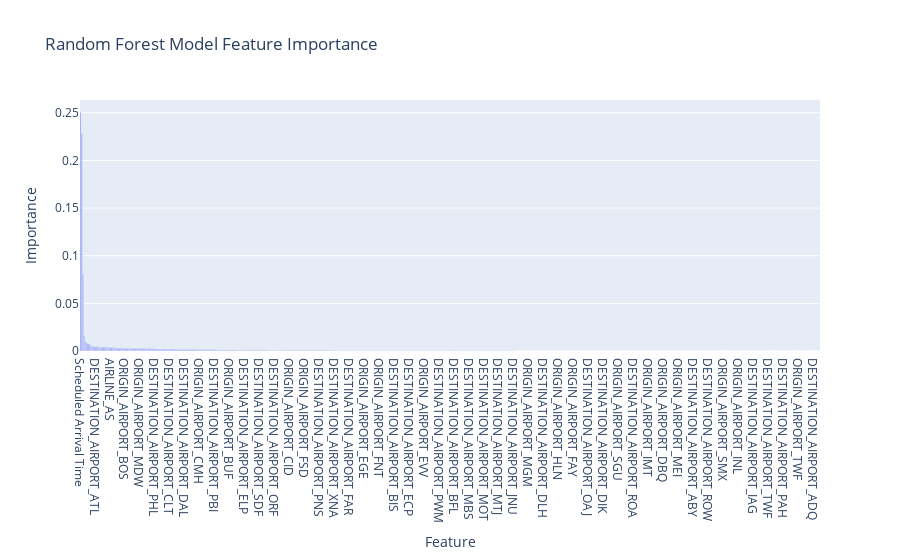

The notebook cell this image was saved under:
### Code cell
# Plot to compare
rfm_fig = px.bar(rfm_df, x='Feature', y='Importance',
                title='Random Forest Model Feature Importance')

# Show user
rfm_fig.show()

### Figure 1 — Plotly figure (JSON) as saved in the notebook; plotly's stock layout.template omitted (floating-point values rounded to 4 significant figures; data arrays with more than 128 entries replaced by an {"elided": "..."} marker saying what was removed)
{"data": [{"hovertemplate": "Feature=%{x}<br>Importance=%{y}<extra></extra>", "legendgroup": "", "marker": {"color": "#636efa", "pattern": {"shape": ""}}, "name": "", "orientation": "v", "showlegend": false, "textposition": "auto", "type": "bar", "x": {"elided": "643 str values"}, "xaxis": "x", "y": {"elided": "643 float values"}, "yaxis": "y"}], "layout": {"barmode": "relative", "legend": {"tracegroupgap": 0}, "title": {"text": "Random Forest Model Feature Importance"}, "xaxis": {"anchor": "y", "domain": [0, 1], "title": {"text": "Feature"}}, "yaxis": {"anchor": "x", "domain": [0, 1], "title": {"text": "Importance"}}}}
